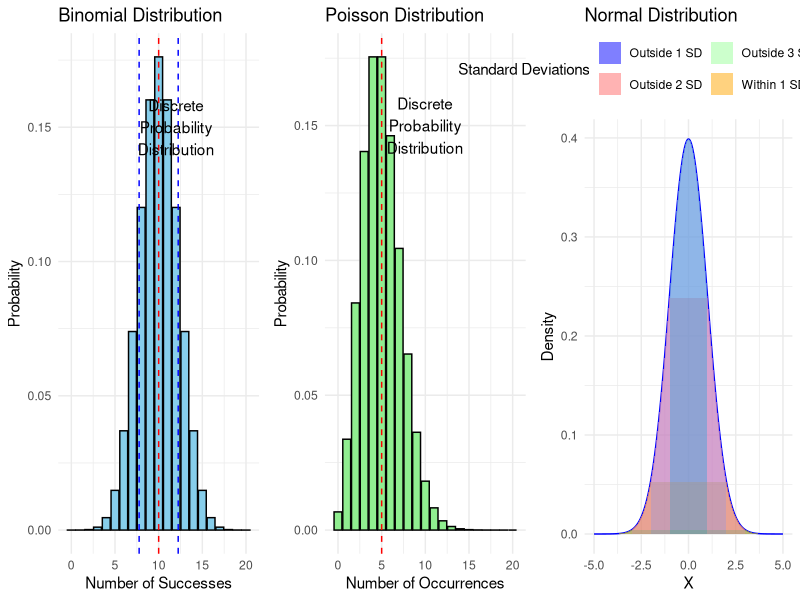

The R source for this figure:
# Load necessary libraries
library(ggplot2)

# Set the parameters for the binomial distribution
n <- 20  # Number of trials
p <- 0.5  # Probability of success

# Generate a sequence of x values (number of successes)
x_values <- 0:n

# Calculate the corresponding probability mass function (PMF) values
pmf_values <- dbinom(x_values, size = n, prob = p)

# Create a data frame for plotting
binomial_data <- data.frame(x = x_values, pmf = pmf_values)

# Calculate mean and standard deviation for binomial distribution
mean_binomial <- n * p
sd_binomial <- sqrt(n * p * (1 - p))

# Create the plot for binomial distribution
binomial_plot <- ggplot(binomial_data, aes(x = x, y = pmf)) +
  geom_bar(stat = "identity", fill = "skyblue", color = "black") +
  geom_vline(xintercept = mean_binomial, color = "red", linetype = "dashed") +
  geom_vline(xintercept = mean_binomial - sd_binomial, color = "blue", linetype = "dashed") +
  geom_vline(xintercept = mean_binomial + sd_binomial, color = "blue", linetype = "dashed") +
  labs(title = "Binomial Distribution",
       x = "Number of Successes",
       y = "Probability") +
  theme_minimal() +
  annotate("text", x = 12, y = 0.15, label = "Discrete\nProbability\nDistribution")

# Set the parameter for the Poisson distribution
lambda <- 5  # Poisson parameter

# Generate a sequence of x values (number of occurrences)
x_values <- 0:20  # Let's consider up to 20 occurrences

# Calculate the corresponding probability mass function (PMF) values
pmf_values <- dpois(x_values, lambda)

# Create a data frame for plotting
poisson_data <- data.frame(x = x_values, pmf = pmf_values)

# Calculate mean and standard deviation for Poisson distribution
mean_poisson <- lambda
sd_poisson <- sqrt(lambda)

# Create the plot for Poisson distribution
poisson_plot <- ggplot(poisson_data, aes(x = x, y = pmf)) +
  geom_bar(stat = "identity", fill = "lightgreen", color = "black") +
  geom_vline(xintercept = mean_poisson, color = "red", linetype = "dashed") +
  labs(title = "Poisson Distribution",
       x = "Number of Occurrences",
       y = "Probability") +
  theme_minimal() +
  annotate("text", x = 10, y = 0.15, label = "Discrete\nProbability\nDistribution")

# Set the mean and standard deviation for the normal distribution
mean_val <- 0  # Mean (μ)
sd_val <- 1     # Standard deviation (σ)

# Generate a sequence of x values
x_values <- seq(-5, 5, length = 400)

# Calculate the corresponding probability density function (PDF) values
pdf_values <- dnorm(x_values, mean_val, sd_val)

# Create a data frame for plotting
normal_data <- data.frame(x = x_values, pdf = pdf_values)

# Create a custom legend
custom_legend <- guide_legend(title = "Standard Deviations",
                               override.aes = list(fill = c("blue", "red", "green", "orange", "purple", "pink"),
                                                   linetype = c(0, 0, 0, 0, 0, 0)))

# Create the plot
normal_plot <- ggplot(normal_data, aes(x = x, y = pdf)) +
  geom_line(color = "blue") +
  geom_ribbon(aes(ymin = 0, ymax = pdf, fill = ifelse(x >= mean_val - sd_val & x <= mean_val + sd_val, "Within 1 SD", "Outside 1 SD")), alpha = 0.5) +
  geom_ribbon(aes(ymin = 0, ymax = pdf, fill = ifelse(x >= mean_val - 2*sd_val & x <= mean_val + 2*sd_val, "Within 2 SD", "Outside 2 SD")), alpha = 0.3) +
  geom_ribbon(aes(ymin = 0, ymax = pdf, fill = ifelse(x >= mean_val - 3*sd_val & x <= mean_val + 3*sd_val, "Within 3 SD", "Outside 3 SD")), alpha = 0.2) +
  labs(title = "Normal Distribution",
       x = "X",
       y = "Density") +
  theme_minimal() +
  theme(legend.position = "top") +
  guides(fill = custom_legend)

# Arrange the plots in a grid
library(gridExtra)
grid.arrange(binomial_plot, poisson_plot, normal_plot, ncol=3)
